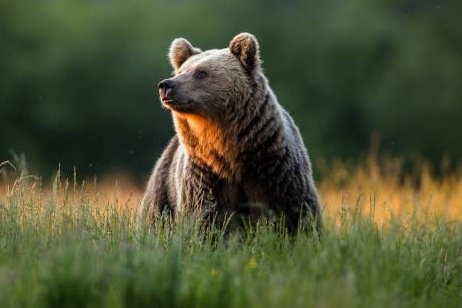
#> input picture Week_3/bear.jpg, 462 x 308 px, found by its file name
$ jupyter execute --allow-errors 06-bitwise-operations-and-masking.ipynb
#> lines starting #> are read from the running program, lines starting #| are printed output that depends on the picture; after the words box and inside, x2 and y2 are one past the last pixel; in counts of white or black regions, pixels touching at a corner belong together
##<div style="direction:ltr;text-align:left;font-family:Arial, Tahoma">Bitwise Operations and Image Masking</div>

<div style="direction:ltr;text-align:left;font-family:Arial, Tahoma"> In the first step, we will create shapes to understand these operations. <br/> For now, don’t worry about drawing shapes in OpenCV; in the next section and the notebook at the link below, it will be fully explained: </div>

07-Drawing-and-annotating.ipynb

[cell 1]
import cv2
import numpy as np
import matplotlib.pyplot as plt

# If you're wondering why only two dimensions, well this is a grayscale image,
# if we doing a colored image, we'd use
# rectangle = np.zeros((300, 300, 3),np.uint8)

# Making a sqare
square = np.zeros((300, 300), np.uint8)
cv2.rectangle(square, (50, 50), (250, 250), 255, -1)
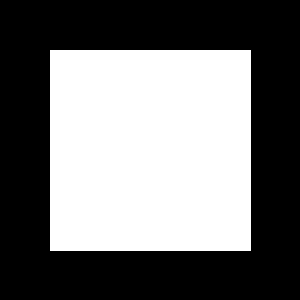
#> square: shape (300, 300); 44.9% white; 1 white region, box (x1, y1, x2, y2) and area: (50, 50, 251, 251) 40401

# Making a ellipse
ellipse = np.zeros((300, 300), np.uint8)
cv2.ellipse(ellipse, (150, 150), (150, 150), 30, 0, 180, 255, -1)
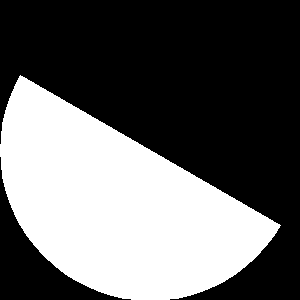
#> ellipse: shape (300, 300); 39.6% white; 1 white region, box (x1, y1, x2, y2) and area: (0, 75, 281, 300) 35626

#show
plt.subplot(121);plt.imshow(square,cmap='gray');plt.title("square");
plt.subplot(122);plt.imshow(ellipse,cmap='gray');plt.title("ellipse");
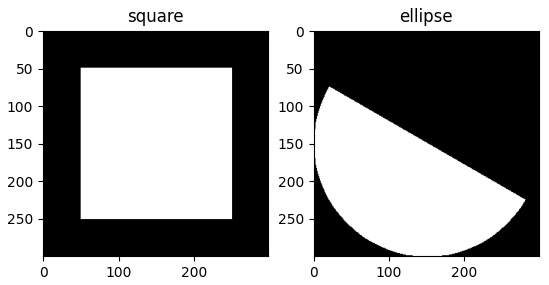
#> figure drawn by matplotlib, 2 panels

Draws a **filled rectangle** on an image.

- **`square`**: target image or mask
- **`(50, 50)`**: top-left corner
- **`(250, 250)`**: bottom-right corner
- **`255`**: white color (grayscale)
- **`-1`**: fills the rectangle completely

Draws a **filled ellipse (half-ellipse)** on an image using OpenCV.

- **`ellipse`**: target image or mask
- **`(150, 150)`**: center of the ellipse
- **`(150, 150)`**: lengths of the major and minor axes
- **`30`**: rotation angle of the ellipse (in degrees)
- **`0`**: starting angle of the arc
- **`180`**: ending angle of the arc (draws half of the ellipse)
- **`255`**: white color (grayscale)
- **`-1`**: fills the ellipse completely

This is commonly used to create **filled shapes or masks**.

## <div style="direction:rtl;text-align:right;font-family:B Lotus, B Nazanin, Tahoma">Bitwise operations on images in OpenCV</div>
<ul>
    <li>bitwise_and</li>
    <li>bitwise_or</li>
    <li>bitwise_xor</li>
    <li>bitwise_not</li>
</ul>

[cell 2]
# Shows only where they intersect
bitwise_and = cv2.bitwise_and(square, ellipse)

# Shows where either square or ellipse is
bitwise_or = cv2.bitwise_or(square, ellipse)


# Shows where either exist by itself
bitwise_xor = cv2.bitwise_xor(square, ellipse)


# Shows everything that isn't part of the square
bitwise_not_sq = cv2.bitwise_not(square)

#show
plt.figure(figsize=[12,6])
plt.subplot(242);plt.imshow(square,cmap='gray');plt.title("Square");
plt.subplot(243);plt.imshow(ellipse,cmap='gray');plt.title("Ellipse");
plt.subplot(245);plt.imshow(bitwise_and,cmap='gray');plt.title("And");
plt.subplot(246);plt.imshow(bitwise_or,cmap='gray');plt.title("Or");
plt.subplot(247);plt.imshow(bitwise_xor,cmap='gray');plt.title("Xor");
plt.subplot(248);plt.imshow(bitwise_not_sq,cmap='gray');plt.title("not (square)");
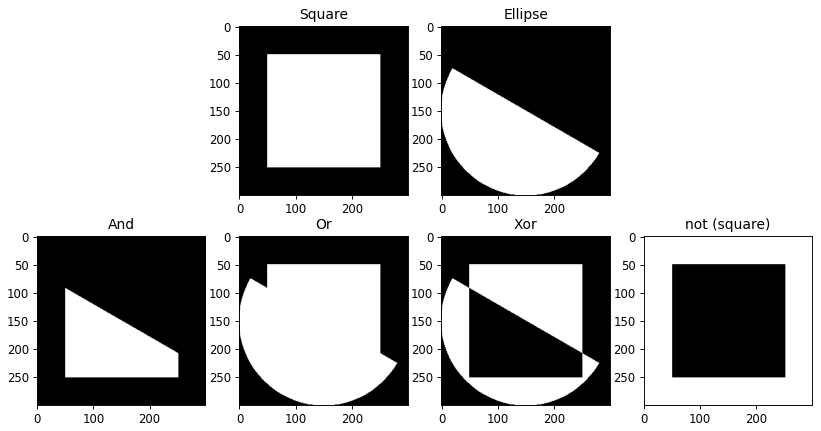
#> figure drawn by matplotlib, 6 panels

## Bitwise Operations in Mathematical Notation

- **AND (∧)**: \( A \& B \)
  Keeps only pixels where **both** \( A \) and \( B \) are white (intersection).
  $$
  I_{\text{AND}}(x, y) = A(x, y) \wedge B(x, y)
  $$

- **OR (∨)**: \( A \mid B \)
  Keeps pixels where **either** \( A \) or \( B \) is white (union).
  $$
  I_{\text{OR}}(x, y) = A(x, y) \vee B(x, y)
  $$

- **XOR (⊕)**: \( A \oplus B \)
  Keeps pixels where **only one** of \( A \) or \( B \) is white.
  $$
  I_{\text{XOR}}(x, y) = A(x, y) \oplus B(x, y)
  $$

- **NOT (¬)**: \( \neg A \)
  Inverts the image, turning black to white and white to black.
 $$
  I_{\text{NOT}}(x, y) = \neg A(x, y)
  $$

These operations are widely used in **masking, compositing, and image processing**.

## <div style="direction:rtl;text-align:right;font-family:B Lotus, B Nazanin, Tahoma">Practical example with a color image</div>

[cell 3]
import cv2
import numpy as np
import matplotlib.pyplot as plt

image = cv2.imread("C:/Users/sudob/OneDrive/Desktop/Week_3/bear.jpg")
#> image is the input picture: shape (308, 462, 3); mean B, G, R 51.9, 82.1, 75.3
#> (the rest of this cell did not finish here and is left out)
